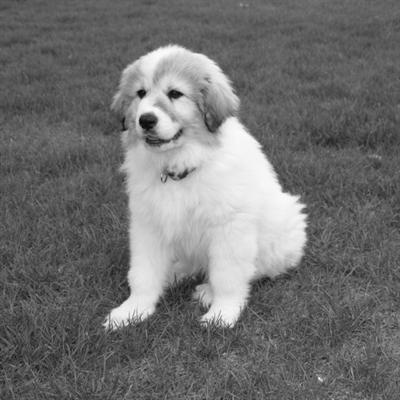
//> input picture exp5/pic1.jpg, 400 x 400 px
$ ./item1   (built with g++ and OpenCV 4)
//> lines starting //> are read from the running program, lines starting //| are printed output that depends on the picture; after the words box and inside, x2 and y2 are one past the last pixel; in counts of white or black regions, pixels touching at a corner belong together
#include <iostream>
#include <opencv2/opencv.hpp>
#include <opencv2/highgui.hpp>
#include <opencv2/imgproc.hpp>
/*
 * 1. 使用threshhold()函数，
 * 分别采用THRESH_OTSU、
 *      THRESH_BINARY、
 *      THRESH_TOZERO、
 *      THRESH_TRUNC
 *  四种方法来对实验图像1进行阈值分割，比较分割结果。
 *
 */

using namespace std;
using namespace cv;


// 四种方法来对实验图像1进行阈值分割，参考书P183
int main(int argc, const char * argv[]) {

    Mat I = imread("/Users/dddwj/ownCloud/mac/备份/学习/1笔记/201902学期/计算机图像处理/LearnOpenCV/exp5/pic1.jpg", CV_LOAD_IMAGE_GRAYSCALE);
//> I is the input picture: 400 rows x 400 cols, CV_8UC1; min 6, max 255, mean 113.1
    if(!I.data){
        cout << "Can't open image!" << endl;
        return -1;
    }
    imshow("raw", I);

    // THRESH_OSTU
    Mat output_otsu;
    threshold(I, output_otsu, 0, 255, THRESH_OTSU);
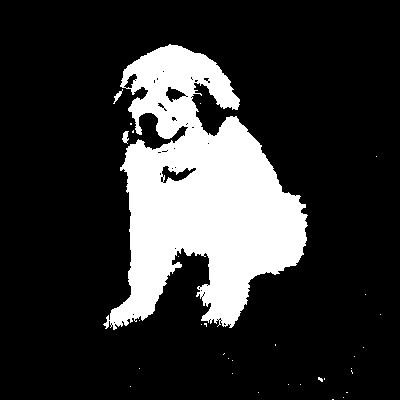
//> output_otsu: 400 rows x 400 cols, CV_8UC1; 19.6% white; 32 white regions (29 under 20 px), largest, box (x1, y1, x2, y2) and area: (103, 44, 308, 330) 31188, (122, 131, 129, 144) 58, (113, 89, 123, 104) 47
    imshow("THRESH_OTSU_148", output_otsu);

    // 先利用OSTU自动计算出阈值, 再利用BINARY规则。
    threshold(I, output_otsu, 0, 255, THRESH_OTSU + THRESH_BINARY);
    imshow("THRESH_OTSU_BINARY", output_otsu);

    // THRESH_BINARY
    Mat output_binary;
    threshold(I, output_binary, 148, 255, THRESH_BINARY);
    imshow("THRESH_BINARY", output_binary);

    // THRESH_TOZERO
    Mat output_tozero;
    threshold(I, output_tozero, 148, 255, THRESH_TOZERO);
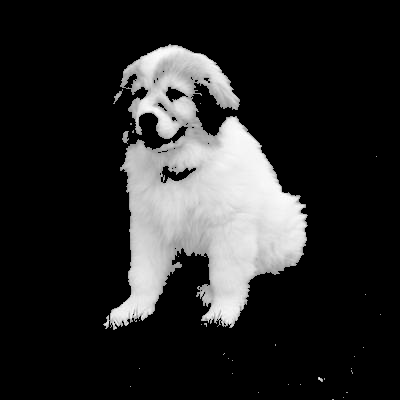
//> output_tozero: 400 rows x 400 cols, CV_8UC1; min 0, max 255, mean 40.5
    imshow("THRESH_TOZERO", output_tozero);

    // THRESH_TRUNC
    Mat output_trunc;
    threshold(I, output_trunc, 148, 255, THRESH_TRUNC);
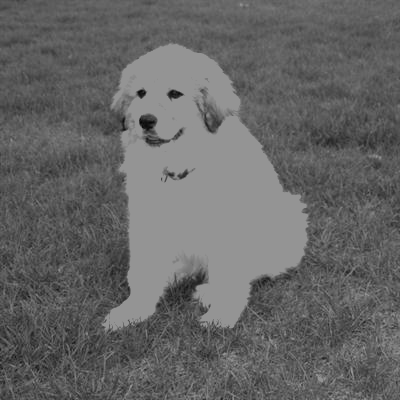
//> output_trunc: 400 rows x 400 cols, CV_8UC1; min 6, max 148, mean 101.7
    imshow("THRESH_TRUNC", output_trunc);


    waitKey(0);
    return 0;
}

$ run again, with exp5/pic2.jpg copied over exp5/pic1.jpg
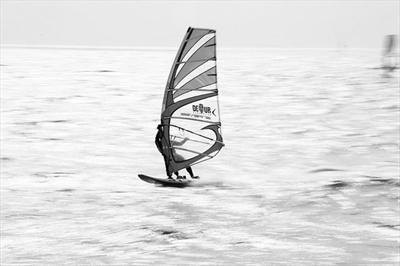
//> input picture exp5/pic2.jpg, 400 x 266 px
//> I is the input picture: 266 rows x 400 cols, CV_8UC1; min 0, max 255, mean 224.3
//> `threshold(I, output_otsu, 0, 255, THRESH_OTSU);`:
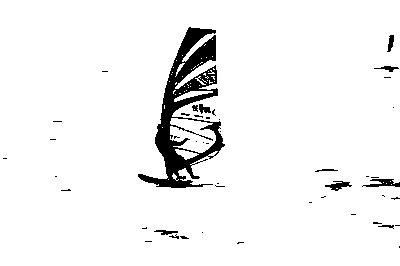
//> output_otsu: 266 rows x 400 cols, CV_8UC1; 94.8% white; 46 black regions (35 under 20 px), largest, box (x1, y1, x2, y2) and area: (138, 27, 225, 188) 4602, (362, 179, 400, 187) 170, (325, 181, 352, 191) 130
//> output_binary: 266 rows x 400 cols, CV_8UC1; 96% white; 59 black regions (48 under 20 px), largest, box (x1, y1, x2, y2) and area: (138, 27, 225, 188) 3736, (328, 182, 348, 190) 75, (199, 104, 211, 113) 66
//> `threshold(I, output_trunc, 148, 255, THRESH_TRUNC);`:
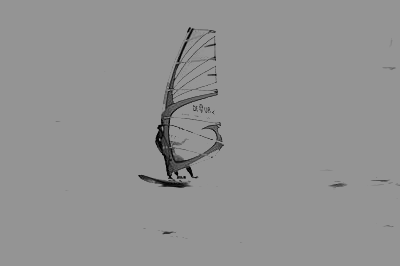
//> output_trunc: 266 rows x 400 cols, CV_8UC1; min 0, max 148, mean 145.7
